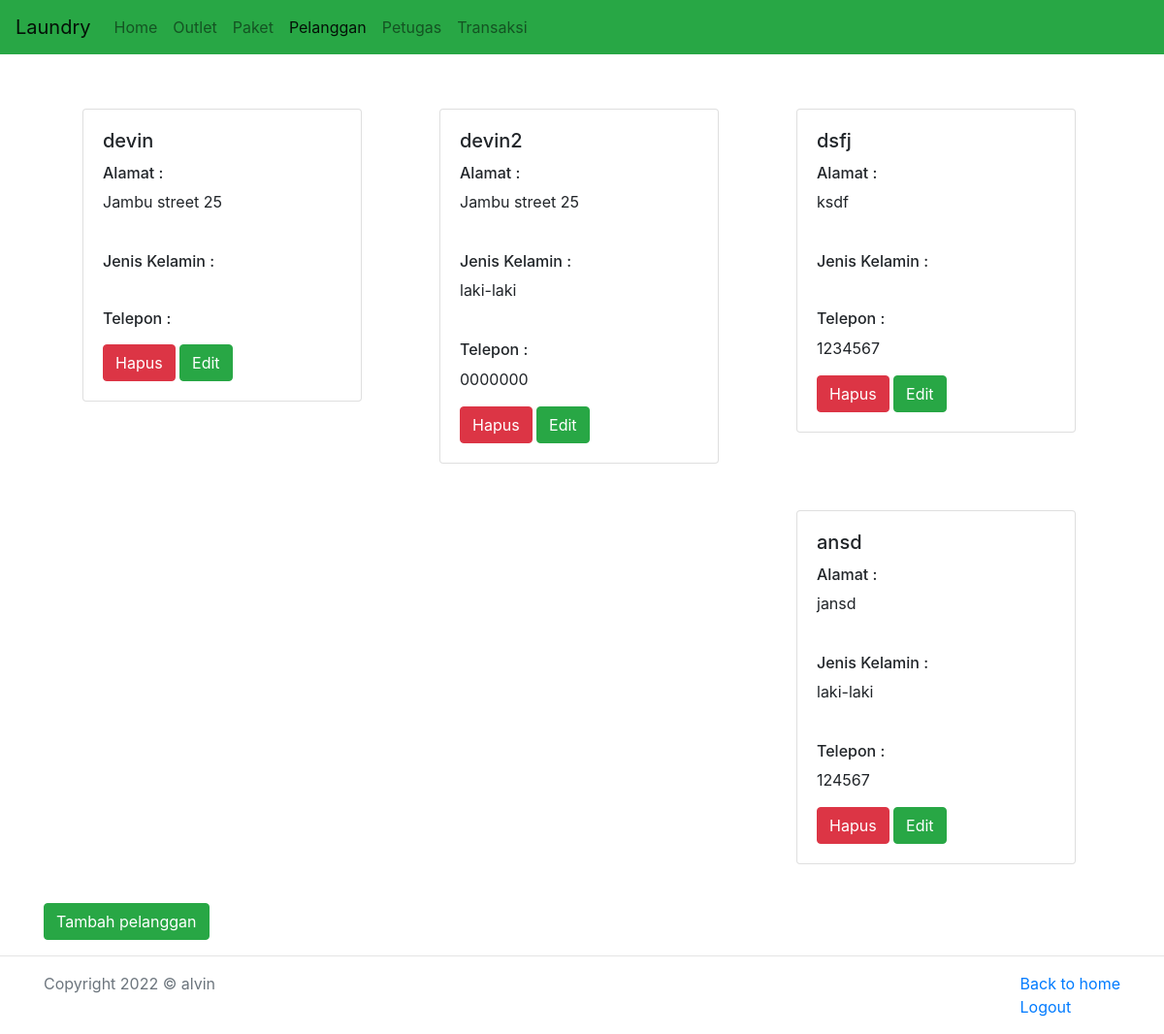
/admin/pelanggan/pelanggan.php (signed in), run on the app's committed database.
### tables this page shows
CREATE TABLE `member` (
  `id` int(11) NOT NULL,
  `nama` varchar(100) NOT NULL,
  `alamat` text NOT NULL,
  `jenis_kelamin` enum('laki-laki','perempuan') NOT NULL,
  `tlp` varchar(15) NOT NULL
);

### admin/pelanggan/pelanggan.php (the view, shortened to what this page needs)
<?php
    include "header.php"
    ?>
    <div class="container">
			<?php
				include "../koneksi.php";
				$qry_member=mysqli_query ($conn,"select * from member");
				while ($data_member=mysqli_fetch_array($qry_member)){
					$no++;?>
              <div class="card" style="width: 18rem; float: left; margin: 40px;">
                  <div class="card-body">
                      <h5 class="card-title"><?=$data_member ['nama']?></h5>
                       <h6>Alamat :</h6>
                      <p class="card-text"><?=$data_member['alamat']?></p><br>
                        <h6>Jenis Kelamin :</h6>
                      <p class="card-text"><?=$data_member['jenis_kelamin']?></p><br>
                      <h6>Telepon :</h6>
                      <p class="card-text"><?=$data_member['tlp']?></p>
                      <a href="hapus.php?id=<?=$data_member ['id']?>" onclick="return confirm('Apakah anda yakin menghapus data ini?')" class="btn btn-danger">Hapus</a>
                      <a href="ubah.php?id=<?=$data_member ['id'];?>" class="btn btn-success">Edit</a>
                  </div>
                </div>
            <?php
            }
            ?>
            <a href="tambah.php" class="btn btn-success">Tambah pelanggan</a>
          </div>
<?php
    include "../footer.php"
    ?>

### data on the page
member: nama "devin", alamat "Jambu street 25"
member: nama "devin2", alamat "Jambu street 25", jenis_kelamin "laki-laki", tlp "0000000"
member: nama "dsfj", alamat "ksdf", tlp "1234567"
member: nama "ansd", alamat "jansd", jenis_kelamin "laki-laki", tlp "124567"
